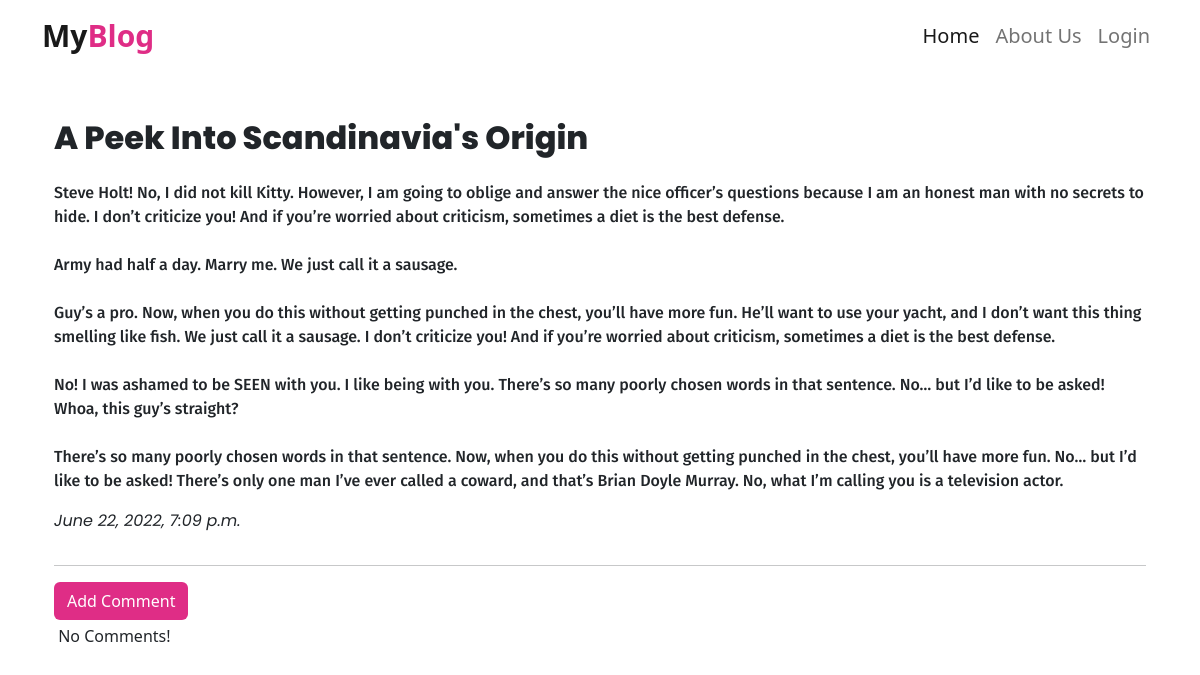
Page /post/9 on the committed database.
### blog/models.py (models this page shows, shortened)
class Post(models.Model):
    author = models.ForeignKey('auth.User', on_delete=models.CASCADE)
    title = models.CharField(max_length=264)
    text = models.TextField()
    create_date = models.DateTimeField(default=timezone.now())
    published_date = models.DateTimeField(blank=True, null=True)

### blog/views.py (the view)
# urls.py: re_path(r'^post/(?P<pk>\d+)$', views.PostDetailView.as_view(), name='post_detail'),
class PostDetailView(DetailView):
    model = Post

### blog/templates/blog/post_detail.html (shortened to what this page needs)
{% extends "blog/base.html" %}
{% block content %}
<div class="container mt-5">
	<h1 class="post_detail_title">{{post.title}}</h1>
	<div class="row">
		<div class="col">
			<p class="post_content mt-3" style="font-weight:500">{{post.text|safe|linebreaksbr}}</p>
		</div>
	</div>
	{% if post.published_date %}
		<div class="row">
			<div class="col">
				<p class="post_date">{{post.published_date}}</p>
			</div>
		</div>
	{% endif%}
	<hr>
	<div class="row">
		<div class="col">
			<a class="btn btn-default add_comment_btn" href="{% url 'add_comment_to_post' pk=post.pk%} ">Add Comment</a>
		</div>
	</div>
	<div class="row">
		<div class="col">
			{% for comment in post.comment.all %}
			<br>
			{% if user.is_authenticated or comment.approved_comment %}
			 	{{comment.comment_date}}
			{% if comment.approved_comment %}
			<a class="btn btn-primary" href="{% url 'comment_remove' pk=comment.pk%}">edit</a>
			<a class="btn btn-primary" href="{% url 'comment_approve' pk=comment.pk %}">approve</a>
			{% endif %}
			<p>{{comment.text|safe|linebreaksbr}}</p>
			<p>Posted By: {{comment.author}}
			{% endif %}
			{% empty %}
			<p class="mt-1">&nbsp;No Comments!</p>
			{% endfor %}
		</div>
	</div>
</div>
{% endblock %}

### blog/static/css/style.css (style rules this page uses)
.post_content { font-family: 14px; font-family: 'Fira Sans', sans-serif; }
.post_detail_title { font-family: 'Poppins',sans-serif; text-transform: capitalize; font-size: 32px; font-weight: 800; }
.post_date { font-family: 'Poppins',sans-serif; font-style: italic; }
.add_comment_btn { background: #df2d86; color: white; }

### rows in the picture
Post: title "A Peek Into Scandinavia's Origin", text "Steve Holt! No, I did not kill Kitty. However, I am going to oblige and answer the nice officer’s questions because I am an honest man with no secrets to hide. I don’t criticize you! And if you’re worried about criticism, sometimes a diet is the best defense. Army had half a day. Marry me. We just call it a sausage. Guy’s a pro. Now, when you do this without getting punched in the chest, you’ll have more fun. He’ll want to use your yacht, and I don’t want this thing smelling like fish. We just call it a sausage. I don’t criticize you! And if you’re worried about criticism, sometimes a diet is the best defense. No! I was ashamed to be SEEN with you. I like being with you. There’s so many…", published_date "June 22, 2022, 7:09 p.m."
